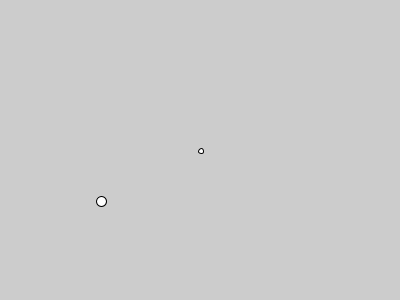
Frame 1 (no input)
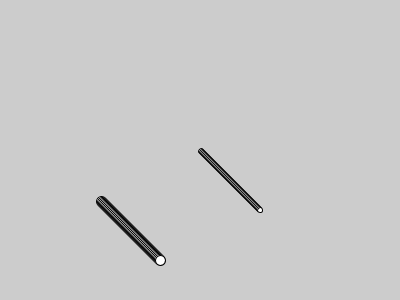
Frame 60 (the mouse pressed at the canvas centre just before this capture)
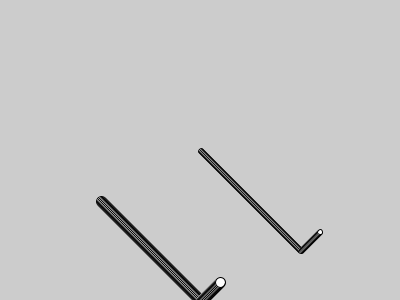
Frame 120 (the mouse held since frame 60 and released just before this capture)

The Processing sketch that drew these frames (run headless with seeded random() and noise(); from frame 60 on, the mouse is pressed at the canvas centre):

// Processing sketch: processing_146459
// ── processing_146459.pde

int posX;
int posY;
int pos2X;
int pos2Y;
int cambioX;
int cambioY;

void setup (){
  size(400,300);
  posX=200;
  posY=150;
  pos2X=100;
  pos2Y=200;
  cambioX=1;
  cambioY=1;
}

void draw(){
  
  if(posY>300){
    cambioY=-1;
  }
  if(posX>400){
    cambioX=-1;
  }
  if(posY<0){
    cambioY=1;
  }
  if(posX<0){
    cambioX=1;
  }
  if(pos2Y>300){
    cambioY=-1;
  }
  if(pos2X>400){
    cambioX=-1;
  }
  if(pos2Y<0){
    cambioY=1;
  }
  if(pos2X<0){
    cambioX=1;
  }

posX=posX+cambioX;
posY=posY+cambioY;
  
pos2X=pos2X+cambioX;
pos2Y=pos2Y+cambioY;
  
  ellipse(posX,posY,5,5);
  ellipse(pos2X,pos2Y,10,10);

}
